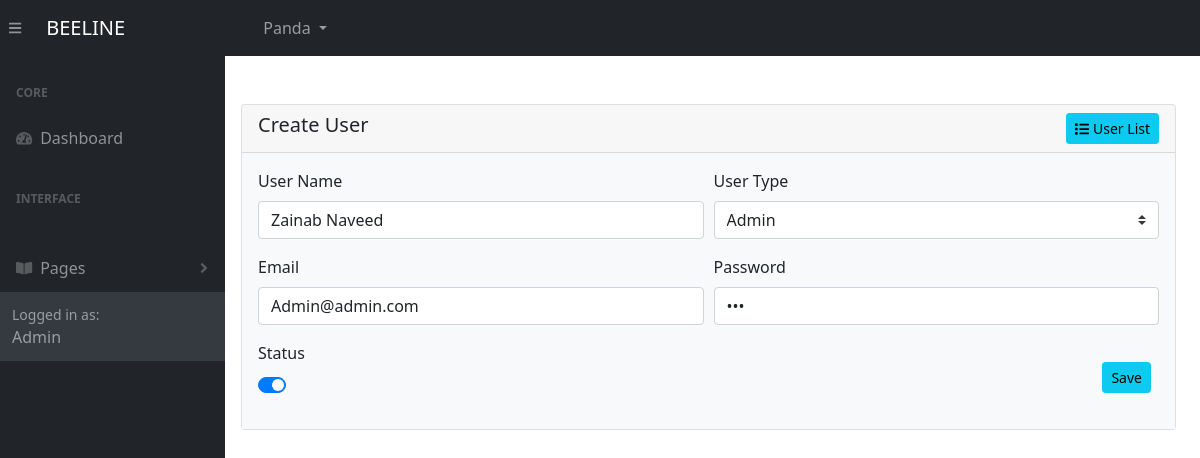
Page /admin/screens/pages/add-user.php?user_id=5 (signed in) on the committed database.
### tables this page shows
CREATE TABLE `users` (
  `user_id` int(11) NOT NULL,
  `user_name` varchar(50) DEFAULT NULL,
  `user_type` int(11) DEFAULT NULL,
  `email` varchar(255) DEFAULT NULL,
  `password` varchar(255) DEFAULT NULL,
  `user_image` varchar(100) NOT NULL,
  `status` int(11) DEFAULT NULL
);

CREATE TABLE `user_type` (
  `user_type_id` int(11) NOT NULL,
  `user_type_title` varchar(20) NOT NULL
);

### class/cls_db.php (called while the page is built, shortened)
<?php
function make_connection() {
	return mysqli_connect( 'localhost', 'Zainab1', 'Zainab@25', 'beeline_db' );
}
function select( $Query ) {
	$conn         = make_connection();
	$result_array = mysqli_query( $conn, $Query );
	if ( empty( $result_array ) ) {
		return 0;
	} else {
		return $result_array;
	}
}

### admin/screens/configuration/conf-users.php (called while the page is built, shortened)
<?php
if ( isset( $_GET['user_id'] ) ) {
	$user_id = $_GET['user_id'];
	$user_Get_Query = "SELECT * FROM users where user_id= $user_id";
	$selected_array = select( $user_Get_Query );
	$record = mysqli_fetch_array( $selected_array );
	$title     = $record['user_name'];
	$user_type = $record['user_type'];
	$email     = $record['email'];
	$password  = $password = base64_decode( base64_decode( $record['password'] ) );
} else {
	$title  = $user_type = $email = $password = '';
	$status = 1;
}
?>

### admin/screens/pages/add-user.php (the view, shortened to what this page needs)
<!DOCTYPE html>
<html>
    <?php
		require '../../includes/header.php';
		require '../../../class/cls_db.php';
		require '../configuration/conf-users.php';
		$user_type_list_Query = 'select * from user_type';
		$user_type_list       = select( $user_type_list_Query );
	?>
<body class="sb-nav-fixed">
    <?php require '../../includes/navbar.php';?>
    <div id="layoutSidenav">
      	<?php  require '../../includes/menu.php'; ?>
        <div id="layoutSidenav_content">
        	<main>
        		<form method="POST" action="<?php echo $_SERVER['PHP_SELF']; ?>" enctype="multipart/form-data" class="validate">
					<div class="row no-gutters  mt-5 ml-3 mr-3">
						<div class="col-lg-12 pr-lg-2">
							<div class="card mb-3">
								<div class="card-header d-flex justify-content-between">
									<h5 class="mb-0">Create User</h5>
									<a href="user-list.php">
										<button type="button" class="btn btn-sm btn-info"> <i class="fa fa-list"></i> User List</button>
									</a>
								</div>
								<div class="card-body bg-light">
									<div class="form-row">
										<div class="col-sm-6">
											<div class="form-group">
												<label for="field-name">User Name</label>
												<input class="form-control" id="username" name="username" type="text" placeholder="User Name" value="<?php echo $title; ?>" required>
											</div>
										</div>
										<div class="col-sm-6">
											<label for="field-name">User Type</label>
											<select name="user_type" id="user_type" class="form-control custom-select" required="">
												<?php
													foreach ( $user_type_list as $record ) {
												?>
												<option value="<?php echo $record['user_type_id']; ?>"
													<?php
														if ( $record['user_type_id'] == $user_type ) {
															echo 'selected';}
													?>
												> <?php echo $record['user_type_title']; ?> </option>
												<?php } ?>
											</select>
									</div>
									<div class="col-sm-6">
										<div class="form-group">
											<label for="field-name">Email</label>
											<input class="form-control" id="email" name="email" type="email" placeholder="e.g example@email.com" value="<?php echo $email; ?>" required>
										</div>
									</div>
									<div class="col-sm-6">
										<div class="form-group">
											<label for="field-name">Password</label>
											<input class="form-control" id="password" name="password" type="password" placeholder="Password" value="<?php echo $password; ?>" required>
										</div>
									</div>
								</div>
								<div class="row">
									<div class="col-12">
										<div class="row justify-content-between align-items-center">
											<div class="col-md">
												<div class="form-group">
													<label for="field-type">Status</label>
													<div class="custom-control custom-switch">
													</div>
												</div>
											</div>
											<div class="col-auto">
												<button type="submit" class="btn btn-info btn-sm mr-2">Save</button>
											</div>
										</div>
									</div>
								</div>
							</div>
						</div>
					</div>
			    </form>
	        </main>
	    </div>
	</div>
</body>
</html>

### admin/includes/navbar.php (shortened to what this page needs)
<?php
$admin_id    = $_SESSION['admin'];
$adminQuery  = "SELECT * FROM users WHERE user_id = $admin_id";
$adminArray  = select( $adminQuery );
$adminRecord = mysqli_fetch_array( $adminArray );
?>
<nav class="sb-topnav navbar navbar-expand navbar-dark bg-dark">
    <button class="btn btn-link btn-sm order-1 order-lg-0 me-4 me-lg-0" id="sidebarToggle" href="#!"><i class="fas fa-bars"></i></button>
    <a class="navbar-brand ps-3" href="home.php">BEELINE</a>
    <ul class="navbar-nav ms-auto ms-md-0 me-3 me-lg-4">
        <li class="nav-item dropdown">
            <a class="nav-link dropdown-toggle" id="navbarDropdown" href="#" role="button" data-bs-toggle="dropdown" aria-expanded="false"><?php echo $adminRecord['user_name']; ?> </a>
        </li>
    </ul>
</nav>

### rows in the picture
users: user_name "Panda"
users: username "Zainab Naveed", user_type "Admin", email "Admin@admin.com"
